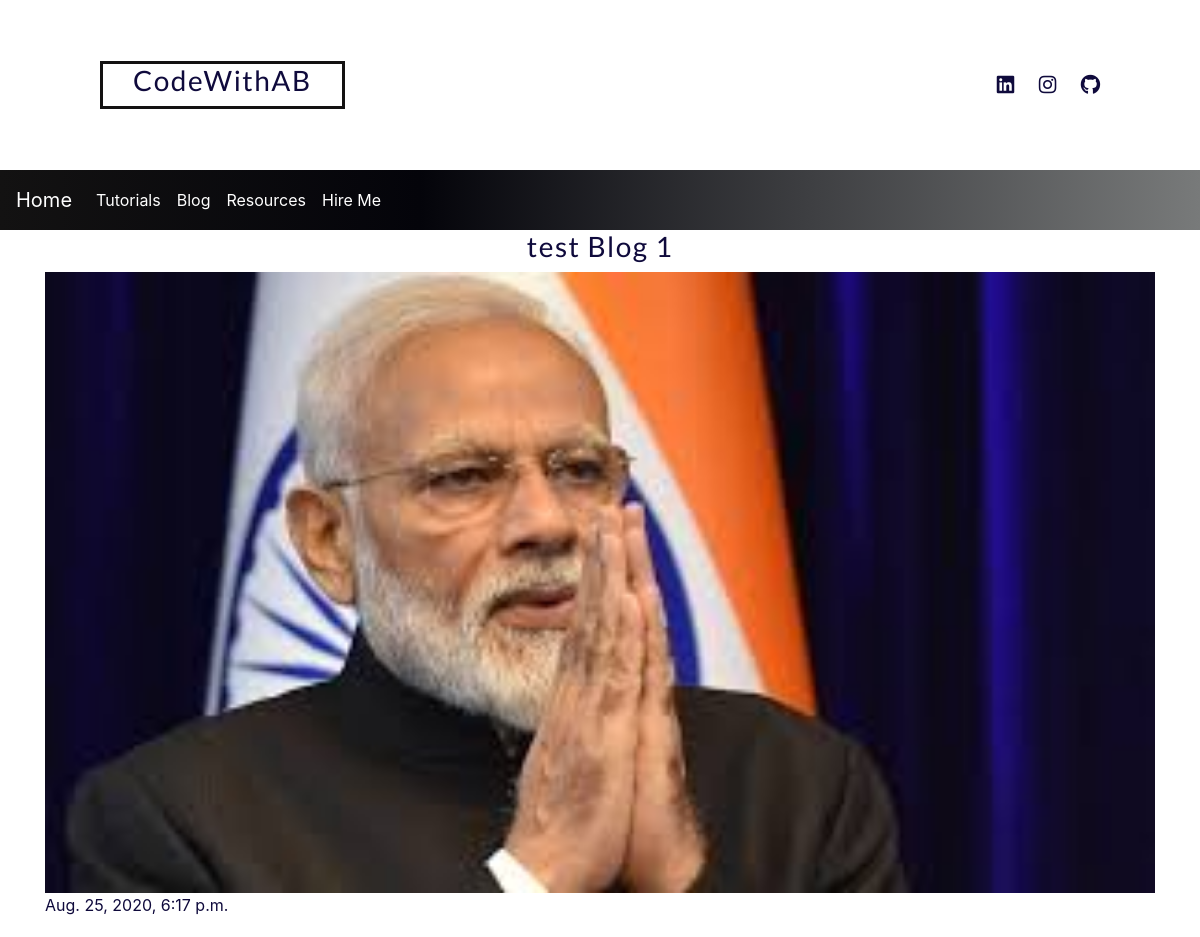
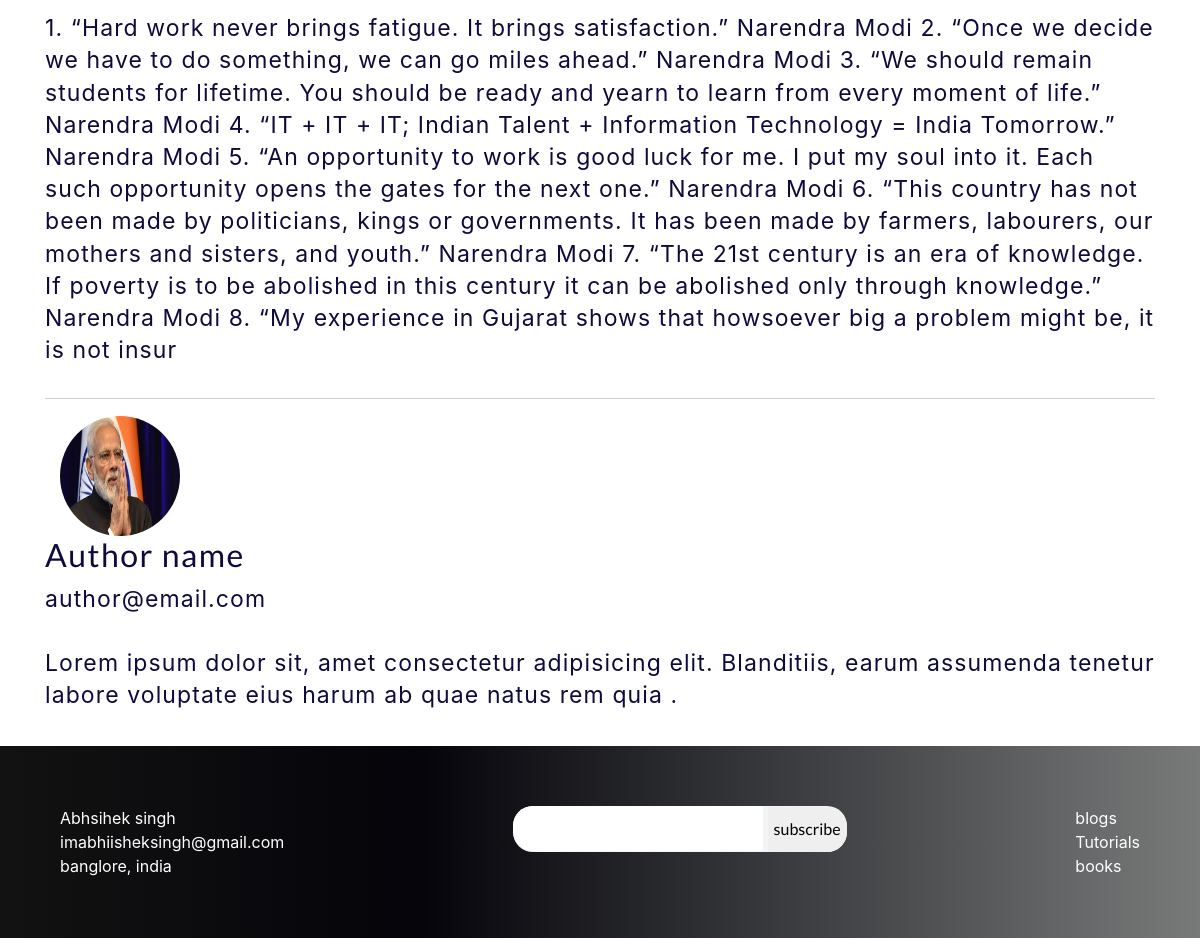
Page /blog/2 on the committed database (2 pictures, top to bottom).
### blog/models.py (models this page shows, shortened)
class Post(models.Model):
    STATUS = [('D',"Draft"), ("P","published")]
    category = models.ForeignKey(Category, on_delete=models.CASCADE)
    title=models.CharField(max_length=100)
    content=models.TextField()
    status = models.CharField(max_length = 50, choices=STATUS, default='D')
    image = models.ImageField(upload_to='post')
    created = models.DateTimeField(auto_now=True)
    updated = models.DateTimeField(auto_now_add=True)

### blog/views.py (the view)
# urls.py: path('<int:pk>', BlogDetailView.as_view(), name='blog'),
class BlogDetailView(DetailView):
    model = Post
    template_name = 'blog/detail.html'
    context_object_name = 'blog'

### blog/templates/blog/detail.html (shortened to what this page needs)
{% extends 'base.html' %}
{% block content %}
<div class="container-fluid">
    <div class="container">
        <h3 style="text-align: center;" >{{blog.title}}</h3>
        {% if blog.image %}
        <img src="{{blog.image.url}}" width="100%"
        {% else %}
        <5>no image available</5>
        {% endif %}
        <p style="text-align: center;">         {{blog.created}}
        <p>{{blog.content}}<p>
            <hr>
            <div class="">
                <div class="col-3">
                    <img class="auth-img" src="{{blog.image.url}}" width="120px" height="120px" style="border-radius: 100%;">
                </div>
                <div class="">
                    <h2> Author name </h2>
                    <p>author@email.com</p>
                    <p>Lorem ipsum dolor sit, amet consectetur adipisicing elit. Blanditiis, earum assumenda tenetur labore voluptate eius harum ab quae natus rem quia .</p>
                </div>
            </div>
    </div>
</div>
{% endblock %}

### Ab/static/css/main.css (style rules this page uses)
html { font-family: sans-serif; line-height: 1.15; -ms-text-size-adjust: 100%; -webkit-text-size-adjust: 100% }
body { margin: 0 }
hr { box-sizing: content-box; height: 0; overflow: visible }
img { border-style: none }
html { font-family: 'Lato', sans-serif; font-size: 1em; line-height: 1.6; color: #444444; }
hr { display: block; height: 1px; border: 0; border-top: 1px solid #ccc; margin: 1em 0; padding: 0; }
audio, canvas, iframe, img, svg, video { vertical-align: middle; }
img { max-width: 100%; }
html { box-sizing: border-box; }
*, *:before, *:after { box-sizing: inherit; }
html, button { -moz-osx-font-smoothing: grayscale; -webkit-font-smoothing: antialiased; font-smoothing: antialiased; }
html { min-height: 100%; max-width: 100%; }
body { width: 100%; height: auto; position: relative; overflow-x: hidden; background: #fff; color: #0f0a3c; }
h1, h2, h3, h4, h5 { font-family: 'Lato', sans-serif; letter-spacing: 1.5px; }
p { font-size: 23px; margin-bottom: 2rem; line-height: 1.4; letter-spacing: 1.1px; }

### rows in the picture
Post: title "test Blog 1", image (picture), created "Aug. 25, 2020, 6:17 p.m.", content "1. “Hard work never brings fatigue. It brings satisfaction.” Narendra Modi 2. “Once we decide we have to do something, we can go miles ahead.” Narendra Modi 3. “We should remain students for lifetime. You should be ready and yearn to learn from every moment of life.” Narendra Modi 4. “IT + IT + IT; Indian Talent + Information Technology = India Tomorrow.” Narendra Modi 5. “An opportunity to work is good luck for me. I put my soul into it. Each such opportunity opens the gates for the next one.” Narendra Modi 6. “This country has not been made by politicians, kings or governments. It has been made by farmers, labourers, our mothers and sisters, and youth.” Narendra Modi 7. “The 21st century…"
